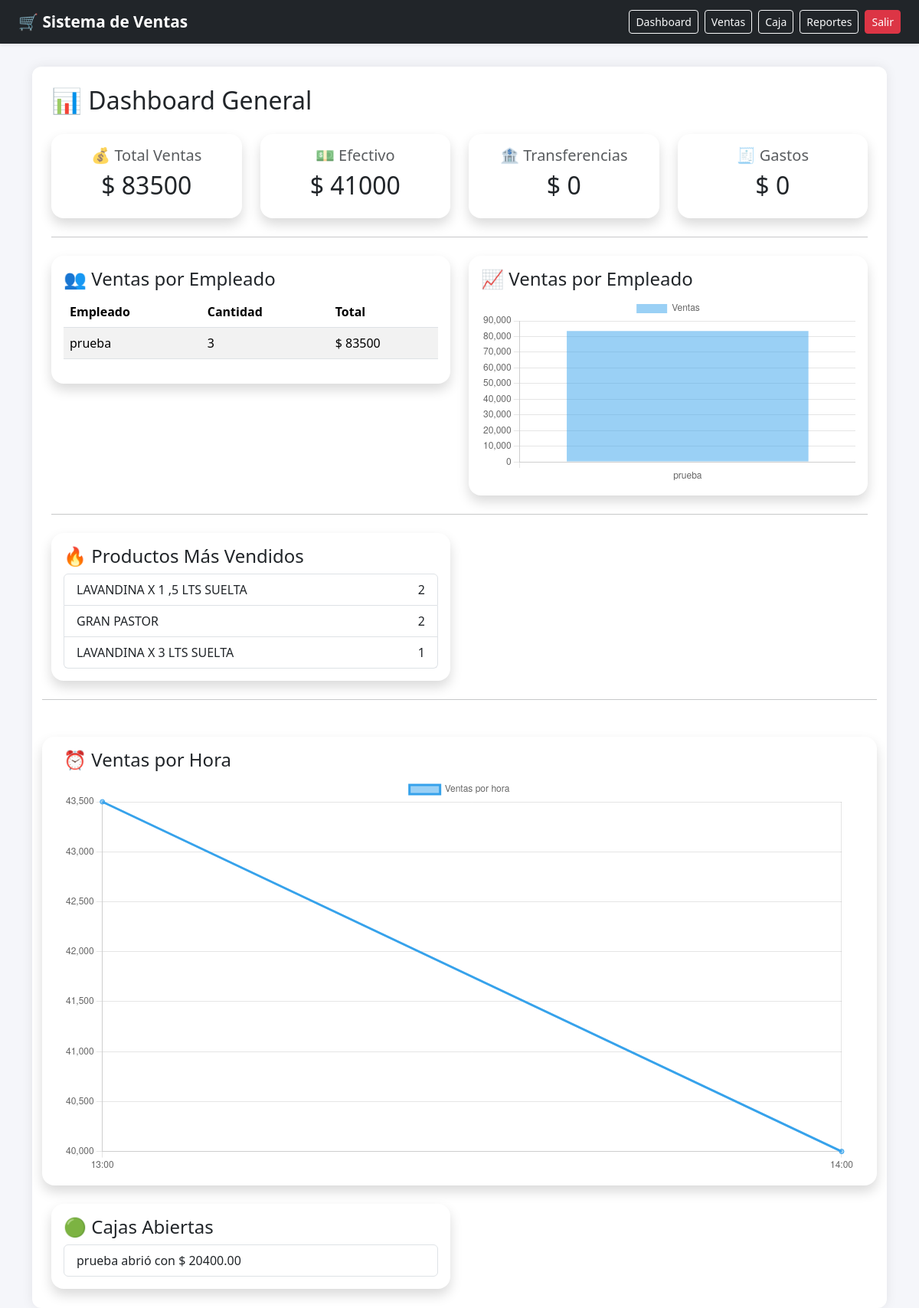
The app's page /home/dashboard/ (signed in) with its own data.
### applications/productos/models.py (models this page shows, shortened)
class Producto(models.Model):
    codigo = models.CharField(max_length=20, unique=True)
    nombre = models.CharField(max_length=100)
    precio = models.DecimalField(max_digits=10, decimal_places=2)
    stock = models.DecimalField(max_digits=10, decimal_places=2)

### applications/home/models.py (models this page shows, shortened)
class Gasto(models.Model):
    fecha = models.DateTimeField(auto_now_add=True)
    descripcion = models.CharField(max_length=200)
    monto = models.DecimalField(max_digits=12, decimal_places=2)
    usuario = models.ForeignKey(User, on_delete=models.SET_NULL, null=True)

class AperturaCaja(models.Model):
    fecha = models.DateField()
    monto_inicial = models.DecimalField(max_digits=12, decimal_places=2)
    usuario = models.ForeignKey(User, on_delete=models.SET_NULL, null=True)
    fecha_apertura = models.DateTimeField(auto_now_add=True)
    abierta = models.BooleanField(default=True)
    class Meta:
        unique_together = ('fecha', 'usuario')

### applications/home/views.py (the view)
# urls.py: path('dashboard/', views.dashboard, name='dashboard'),
@login_required
def dashboard(request):
    fecha = timezone.localdate()
    ventas = Venta.objects.filter(fecha__date=fecha)
    ventas_por_empleado = Venta.objects.filter(
        fecha__date=fecha
    ).values(
        'usuario__username'
    ).annotate(
        total=Sum('total'),
        cantidad=Count('id')
    )
    productos_vendidos = DetalleVenta.objects.filter(
        venta__fecha__date=fecha
    ).values(
        'producto__nombre'
    ).annotate(
        total=Sum('cantidad')
    ).order_by('-total')[:5]
    empleados = []
    totales = []
    for venta in ventas_por_empleado:
        empleados.append(venta['usuario__username'])
        totales.append(float(venta['total']))
    cajas_abiertas = AperturaCaja.objects.filter(
        fecha=fecha,
        abierta=True
    )
    total_gastos = Gasto.objects.filter(
        fecha__date=fecha
    ).aggregate(total=Sum('monto'))['total'] or 0
    ventas_por_hora = Venta.objects.filter(
    fecha__date=fecha
    ).annotate(
        hora=ExtractHour('fecha')
    ).values(
        'hora'
    ).annotate(
        total=Sum('total')
    ).order_by('hora')
    horas = []
    totales_hora = []
    for item in ventas_por_hora:
        horas.append(f"{item['hora']}:00")
        totales_hora.append(float(item['total']))
    return render(request, 'home/dashboard.html', {
        'fecha': fecha,
        'total_ventas': ventas.aggregate(Sum('total'))['total__sum'] or 0,
        'cantidad_ventas': ventas.count(),
        'total_efectivo': ventas.filter(medio_pago='efectivo').aggregate(Sum('total'))['total__sum'] or 0,
        'total_transferencia': ventas.filter(medio_pago='transferencia').aggregate(Sum('total'))['total__sum'] or 0,
        'total_qr': ventas.filter(medio_pago='qr').aggregate(Sum('total'))['total__sum'] or 0,
        'total_gastos': total_gastos,
        'productos_vendidos': productos_vendidos,
        'ventas_por_empleado': ventas_por_empleado,
        'empleados': empleados,
        'totales': totales,
        'cajas_abiertas': cajas_abiertas,
        'horas': horas,
        'totales_hora': totales_hora,
    })

### applications/home/templates/home/dashboard.html (shortened to what this page needs)
    {% extends 'base.html' %}
    {% block content %}
    <h2 class="mb-4">📊 Dashboard General</h2>
    <div class="row g-4">
        <div class="col-md-3">
            <div class="card shadow border-0 rounded-4">
                <div class="card-body text-center">
                    <h5 class="text-muted">💰 Total Ventas</h5>
                    <h2>$ {{ total_ventas }}</h2>
                </div>
            </div>
        </div>
        <div class="col-md-3">
            <div class="card shadow border-0 rounded-4">
                <div class="card-body text-center">
                    <h5 class="text-muted">💵 Efectivo</h5>
                    <h2>$ {{ total_efectivo }}</h2>
                </div>
            </div>
        </div>
        <div class="col-md-3">
            <div class="card shadow border-0 rounded-4">
                <div class="card-body text-center">
                    <h5 class="text-muted">🏦 Transferencias</h5>
                    <h2>$ {{ total_transferencia }}</h2>
                </div>
            </div>
        </div>
        <div class="col-md-3">
            <div class="card shadow border-0 rounded-4">
                <div class="card-body text-center">
                    <h5 class="text-muted">🧾 Gastos</h5>
                    <h2>$ {{ total_gastos }}</h2>
                </div>
            </div>
        </div>
    </div>
    <hr class="my-4">
    <div class="row g-4">
        <div class="col-md-6">
            <div class="card shadow border-0 rounded-4">
                <div class="card-body">
                    <h4>👥 Ventas por Empleado</h4>
                    <table class="table table-striped">
                        <thead>
                            <tr>
                                <th>Empleado</th>
                                <th>Cantidad</th>
                                <th>Total</th>
                            </tr>
                        </thead>
                        <tbody>
                            {% for empleado in ventas_por_empleado %}
                            <tr>
                                <td>{{ empleado.usuario__username }}</td>
                                <td>{{ empleado.cantidad }}</td>
                                <td>$ {{ empleado.total }}</td>
                            </tr>
                            {% empty %}
                            <tr>
                                <td colspan="3">No hay ventas</td>
                            </tr>
                            {% endfor %}
                        </tbody>
                    </table>
                </div>
            </div>
        </div>
        <div class="col-md-6">
            <div class="card shadow border-0 rounded-4">
                <div class="card-body">
                    <h4>📈 Ventas por Empleado</h4>
                    <canvas id="graficoEmpleado"></canvas>
                </div>
            </div>
        </div>
    </div>
    <hr class="my-4">
    <div class="row g-4">
        <div class="col-md-6">
            <div class="card shadow border-0 rounded-4">
                <div class="card-body">
                    <h4>🔥 Productos Más Vendidos</h4>
                    <ul class="list-group">
                        {% for producto in productos_vendidos %}
                        <li class="list-group-item d-flex justify-content-between">
                            {{ producto.producto__nombre }}
                            <span>{{ producto.total }}</span>
                        </li>
                        {% empty %}
                        <li class="list-group-item">Sin ventas</li>
                        {% endfor %}
                    </ul>
                </div>
            </div>
        </div>
<hr class="my-4">
<div class="card shadow border-0 rounded-4">
    <div class="card-body">
        <h4>⏰ Ventas por Hora</h4>
        <canvas id="graficoHora"></canvas>
    </div>
</div>
        <div class="col-md-6">
            <div class="card shadow border-0 rounded-4">
                <div class="card-body">
                    <h4>🟢 Cajas Abiertas</h4>
                    <ul class="list-group">
                        {% for caja in cajas_abiertas %}
                        <li class="list-group-item">
                            {{ caja.usuario }} abrió con $ {{ caja.monto_inicial }}
                        </li>
                        {% empty %}
                        <li class="list-group-item">No hay cajas abiertas</li>
                        {% endfor %}
                    </ul>
                </div>
            </div>
        </div>
    </div>
<script>
const empleadosGrafico = JSON.parse(document.getElementById('empleados-data').textContent);
const totalesGrafico = JSON.parse(document.getElementById('totales-data').textContent);
const ctxEmpleado = document.getElementById('graficoEmpleado');
new Chart(ctxEmpleado, {
    type: 'bar',
    data: {
        labels: empleadosGrafico,
        datasets: [{
            label: 'Ventas',
            data: totalesGrafico
        }]
    }
});
const horasGrafico = JSON.parse(document.getElementById('horas-data').textContent);
const totalesHoraGrafico = JSON.parse(document.getElementById('totaleshora-data').textContent);
const ctxHora = document.getElementById('graficoHora');
new Chart(ctxHora, {
    type: 'line',
    data: {
        labels: horasGrafico,
        datasets: [{
            label: 'Ventas por hora',
            data: totalesHoraGrafico
        }]
    }
});
</script>
{% endblock %}

### templates/base.html (style rules this page uses)
body { background-color: #f5f6fa; }

### records on screen
Producto: producto__nombre "LAVANDINA X 1 ,5 LTS SUELTA", total "2"
Gasto: producto__nombre "GRAN PASTOR", total "2"
Producto: producto__nombre "LAVANDINA X 3 LTS SUELTA", total "1"
AperturaCaja: usuario "prueba", monto_inicial "20400.00"

### other values on screen
{{ total_ventas }} "83500"
{{ total_efectivo }} "41000"
{{ total_transferencia }} "0"
{{ total_gastos }} "0"
{{ empleado.usuario__username }} "prueba"
{{ empleado.cantidad }} "3"
{{ empleado.total }} "83500"
